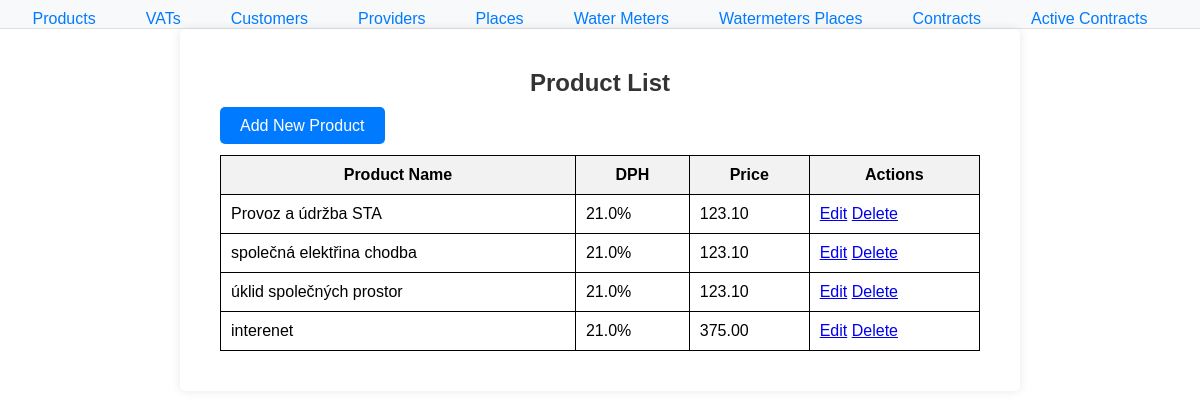
Screenshot of /water/products/ with the database file from the repository.
### water/models.py (models this page shows, shortened)
class Product(models.Model):
    product_id = models.AutoField(primary_key=True)
    description = models.CharField(max_length=255)
    price = models.DecimalField(max_digits=10, decimal_places=2)  # Add the price field
    vat = models.ForeignKey('VAT', on_delete=PROTECT)  # ForeignKey to VAT
    contracts = models.ManyToManyField('Contract', through='ProductContract')
    class Meta:
        db_table = 'Products'

class VAT(models.Model):
    vat_id = models.AutoField(primary_key=True)
    value = models.FloatField()
    vat_koeficient = models.FloatField()
    class Meta:
        db_table = 'VATs'
    def __str__(self):
        return f"{self.value}%"

### water/views.py (the view)
# urls.py: path('products/', views.product_list, name='product_list'),
def product_list(request):
    products = Product.objects.all()  # This includes price, vat, description, etc.
    return render(request, 'water/product_list.html', {'products': products})

### water/templates/water/product_list.html (shortened to what this page needs)
{% extends 'water/base.html' %}
{% block content %}
    <div style="padding: 20px;">
        <h2>Product List</h2>
        <div style="margin-bottom: 20px;">
            <a href="{% url 'add_product' %}"
               style="background-color: #007BFF; color: white; padding: 10px 20px; text-decoration: none; border-radius: 5px;">
               Add New Product
            </a>
        </div>
        <table style="width: 100%; border-collapse: collapse; margin-top: 10px;">
            <thead>
                <tr>
                    <th style="border: 1px solid black; padding: 10px; background-color: #f2f2f2;">Product Name</th>
                    <th style="border: 1px solid black; padding: 10px; background-color: #f2f2f2;">DPH</th>
                    <th style="border: 1px solid black; padding: 10px; background-color: #f2f2f2;">Price</th>
                    <th style="border: 1px solid black; padding: 10px; background-color: #f2f2f2;">Actions</th>
                </tr>
            </thead>
            <tbody>
                {% for product in products %}
                    <tr>
                        <td style="border: 1px solid black; padding: 10px;">{{ product.description }}</td>
                        <td style="border: 1px solid black; padding: 10px;">{{ product.vat }}</td>
                        <td style="border: 1px solid black; padding: 10px;">{{ product.price }}</td>
                        <td style="border: 1px solid black; padding: 10px;">
                            <a href="{% url 'edit_product' product.pk %}">Edit</a>
                            <a href="{% url 'delete_product' product.pk %}">Delete</a>
                        </td>
                    </tr>
                {% empty %}
                    <tr>
                        <td colspan="4" style="border: 1px solid black; padding: 10px; text-align: center;">
                            No product records available.
                        </td>
                    </tr>
                {% endfor %}
            </tbody>
        </table>
    </div>
{% endblock %}

### water/static/styles.css (style rules this page uses)
body { font-family: Arial, sans-serif; margin: 0; padding: 0; }
h2 { margin-bottom: 20px; color: #333; text-align: center; }

### rows the page displays
Product: description "Provoz a údržba STA", vat "21.0%", price "123.10"
Product: description "společná elektřina chodba", vat "21.0%", price "123.10"
Product: description "úklid společných prostor", vat "21.0%", price "123.10"
Product: description "interenet", vat "21.0%", price "375.00"
